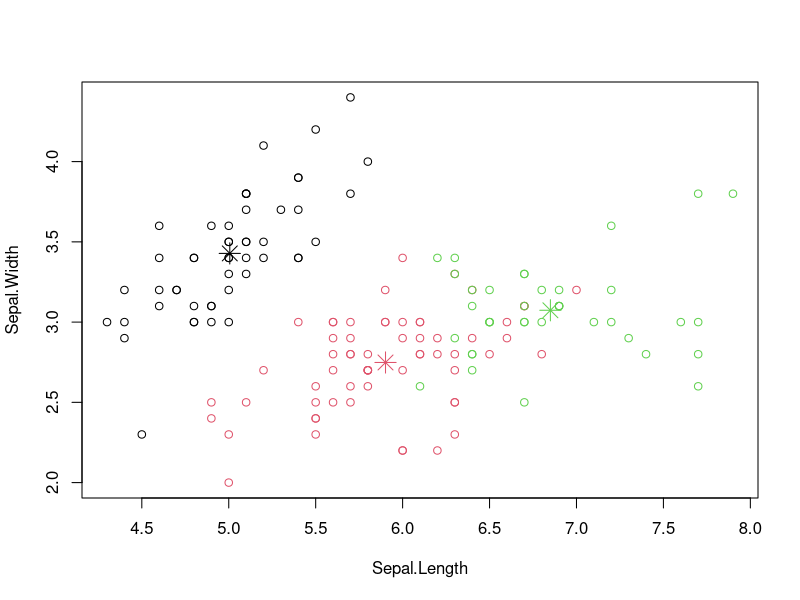
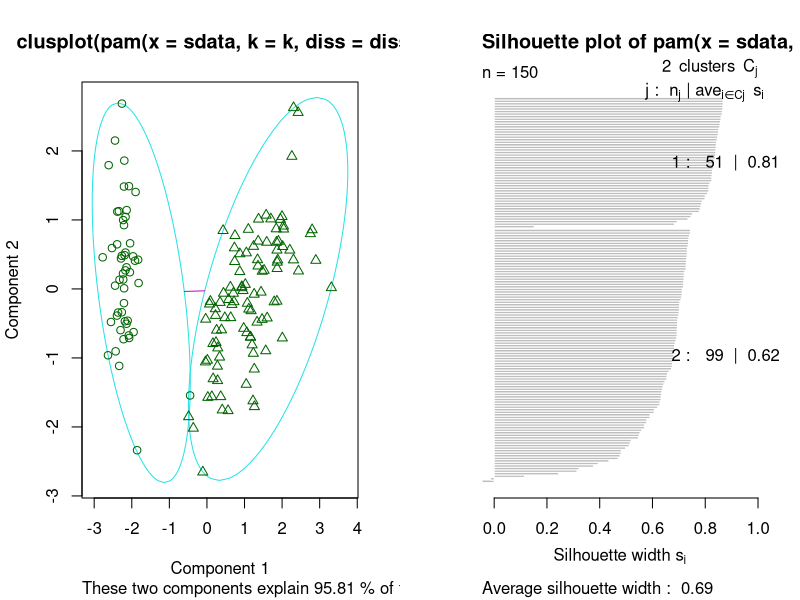
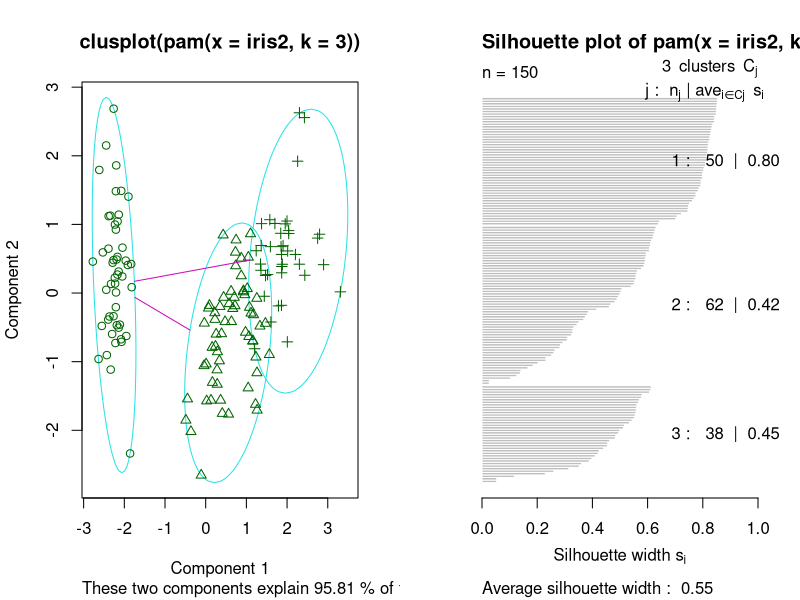
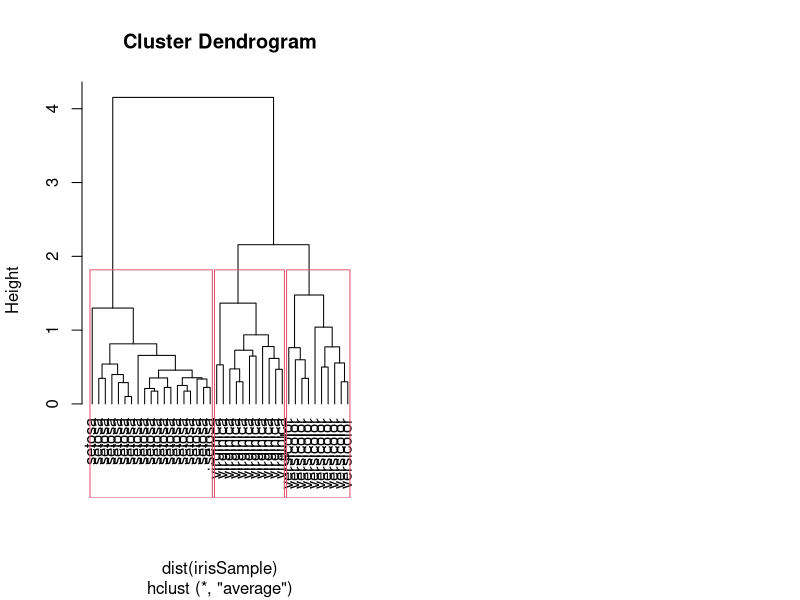
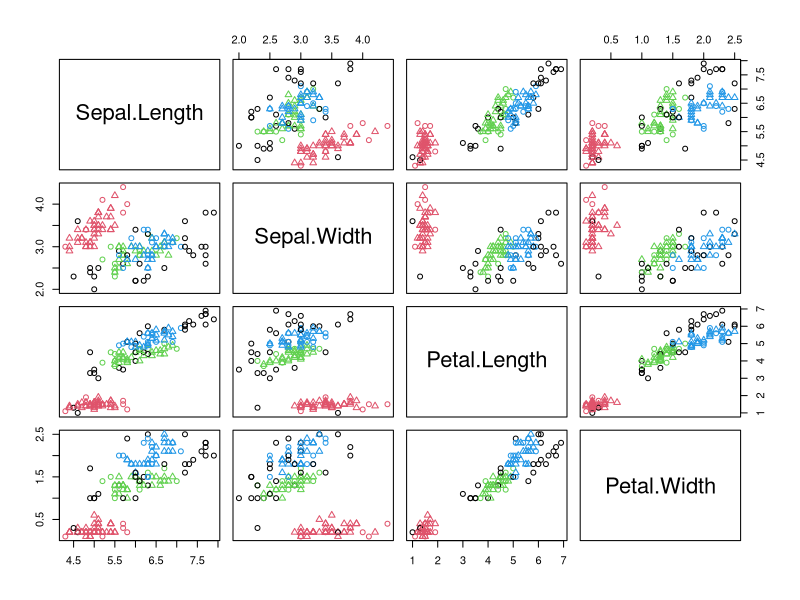
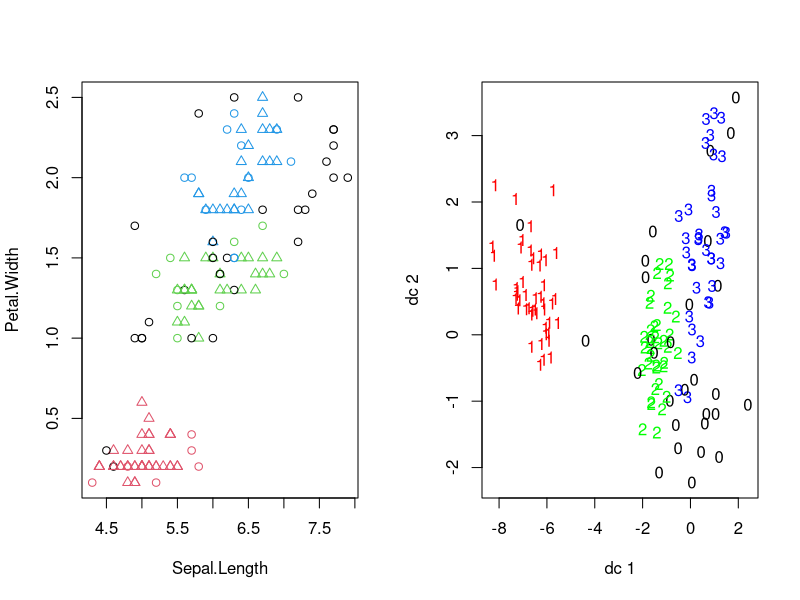
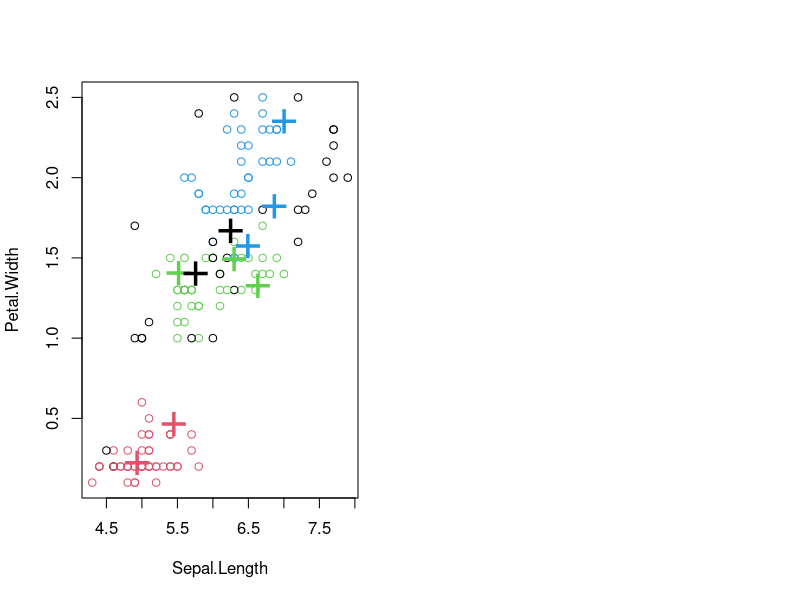

These figures' R source, in order:
# Clustering - start with kmeans

set.seed(8953)
iris2 <- iris
iris2$Species <- NULL
(kmeans.result <- kmeans(iris2, 3))

# How accurate is this - compared to species
# Setosa can be easily separated - some overlap in the other two
table(iris$Species, kmeans.result$cluster)

# Then we want to plot the clusters
plot(iris2[c("Sepal.Length", "Sepal.Width")], col = kmeans.result$cluster)
points(kmeans.result$centers[, c("Sepal.Length", "Sepal.Width")],
       col = 1:3, pch = 8, cex = 2)

# Kmedoids deals better with outliers - paml picks the ideal number of clusters
library(fpc)
pamk.result <- pamk(iris2)
# number of clusters
pamk.result$nc

# check clustering against actual species
table(pamk.result$pamobject$clustering, iris$Species)

# Clustering Plot and silhouette of this
layout(matrix(c(1, 2), 1, 2)) # 2 graphs per page
plot(pamk.result$pamobject)

# Using pam() means we can choose the desired number of clusters
library(cluster)
# group into 3 clusters
pam.result <- pam(iris2, 3)
table(pam.result$clustering, iris$Species)

layout(matrix(c(1, 2), 1, 2)) # 2 graphs per page
plot(pam.result)

# Hierarchical clustering - with the tree cut into 3 clusters
set.seed(2835)
# draw a sample of 40 records from the iris data, so that the
# clustering plot will not be over crowded
idx <- sample(1:dim(iris)[1], 40)
irisSample <- iris[idx, ]
# remove class label
irisSample$Species <- NULL
# hierarchical clustering
hc <- hclust(dist(irisSample), method = "ave")
# plot clusters
plot(hc, hang = -1, labels = iris$Species[idx])
# cut tree into 3 clusters
rect.hclust(hc, k = 3)
# get cluster IDs
groups <- cutree(hc, k = 3)

# An alternative - density based clustering
# the 0 cluster shows noise - they are not assigned to one of the three clusters
library(fpc)
iris2 <- iris[-5] # remove class tags
ds <- dbscan(iris2, eps = 0.42, MinPts = 5)
# compare clusters with original class labels
table(ds$cluster, iris$Species)

plot(ds, iris2)
plot(ds, iris2[c(1, 4)])
# Plot by cluster number
plotcluster(iris2, ds$cluster)

# Clustering with added noise - useful for prediction
# create a new dataset for labeling
set.seed(435)
idx <- sample(1:nrow(iris), 10)
# remove class labels
new.data <- iris[idx,-5]
# add random noise
new.data <- new.data + matrix(runif(10*4, min=0, max=0.2),
                              nrow=10, ncol=4)
# label new data
pred <- predict(ds, iris2, new.data)

# Results of prediction for 10 plants - 8 are assigned to the correct labels (3,3,2)
table(pred, iris$Species[idx])

# How does this look - where do they go?
plot(iris2[c(1, 4)], col = 1 + ds$cluster)
points(new.data[c(1, 4)], pch = "+", col = 1 + pred, cex = 3)
